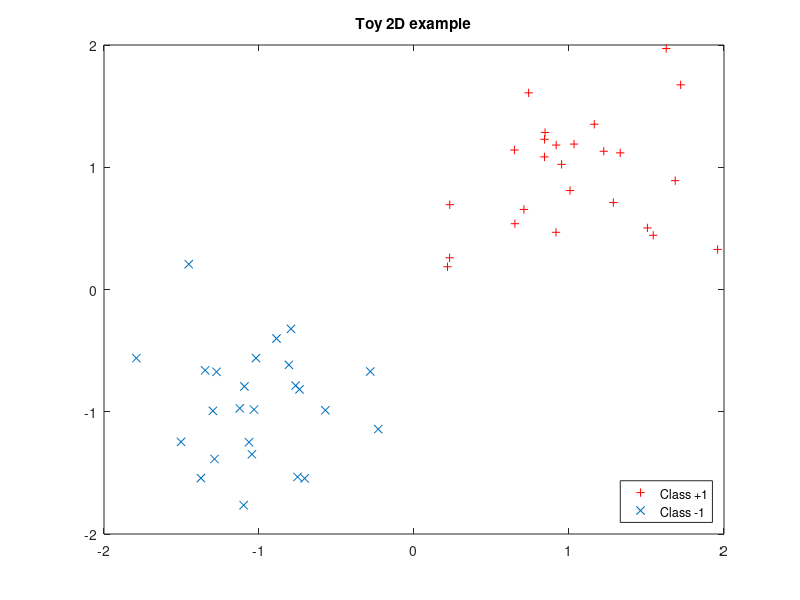

This chart was generated by the following MATLAB code: (Note: this script raises an error after producing the figure.)

clear all
close all
addpath(genpath('..'))

%% Dataset generation

d=2;
n=50;
noise=.5;

y=[ones(n/2,1);-ones(n/2,1)];
x=[1+noise*randn(n/2,2);-1+noise*randn(n/2,2)];


%% Dataset 2D visu

figure(1)

plot(x(y==1,1),x(y==1,2),'+r')
hold on
plot(x(y==-1,1),x(y==-1,2),'x')
hold off
title('Toy 2D example')
legend('Class +1','Class -1','Location','SouthEast')

%% LDA classifier + visu

lambda=1e-0;
[w,w0]=ldaclass(x,y,lambda)

ypred=x*w+w0;

ACC_app=mean(sign(ypred)==y)


% plot discriminant function
xc=linspace(-2.5,2.5);
yc=(-w0-xc*w(1))/w(2);

figure(1)
plot(x(y==1,1),x(y==1,2),'+r')
hold on
plot(x(y==-1,1),x(y==-1,2),'x')
plot(xc,yc,'k')
hold off
title('Toy 2D example')
legend('Class +1','Class -1','LDA decision function','Location','SouthEast')

